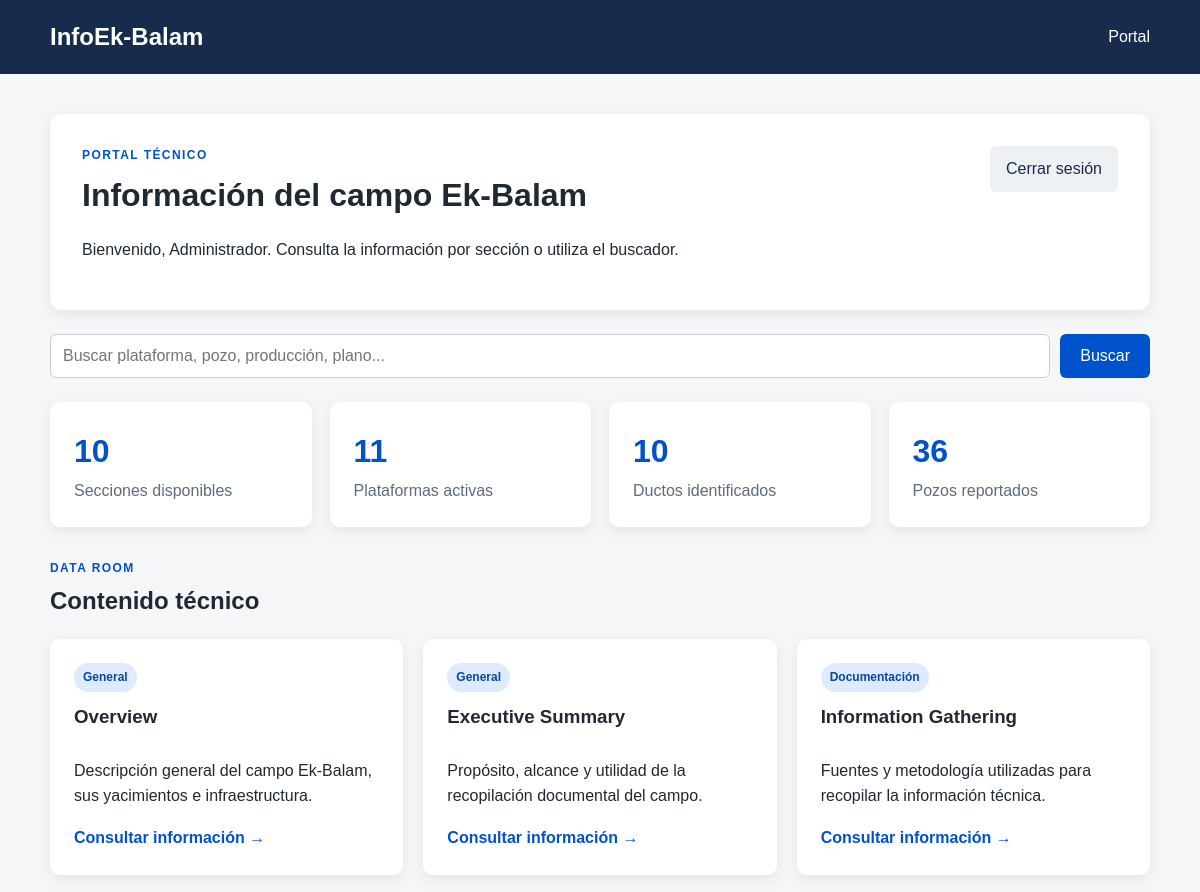
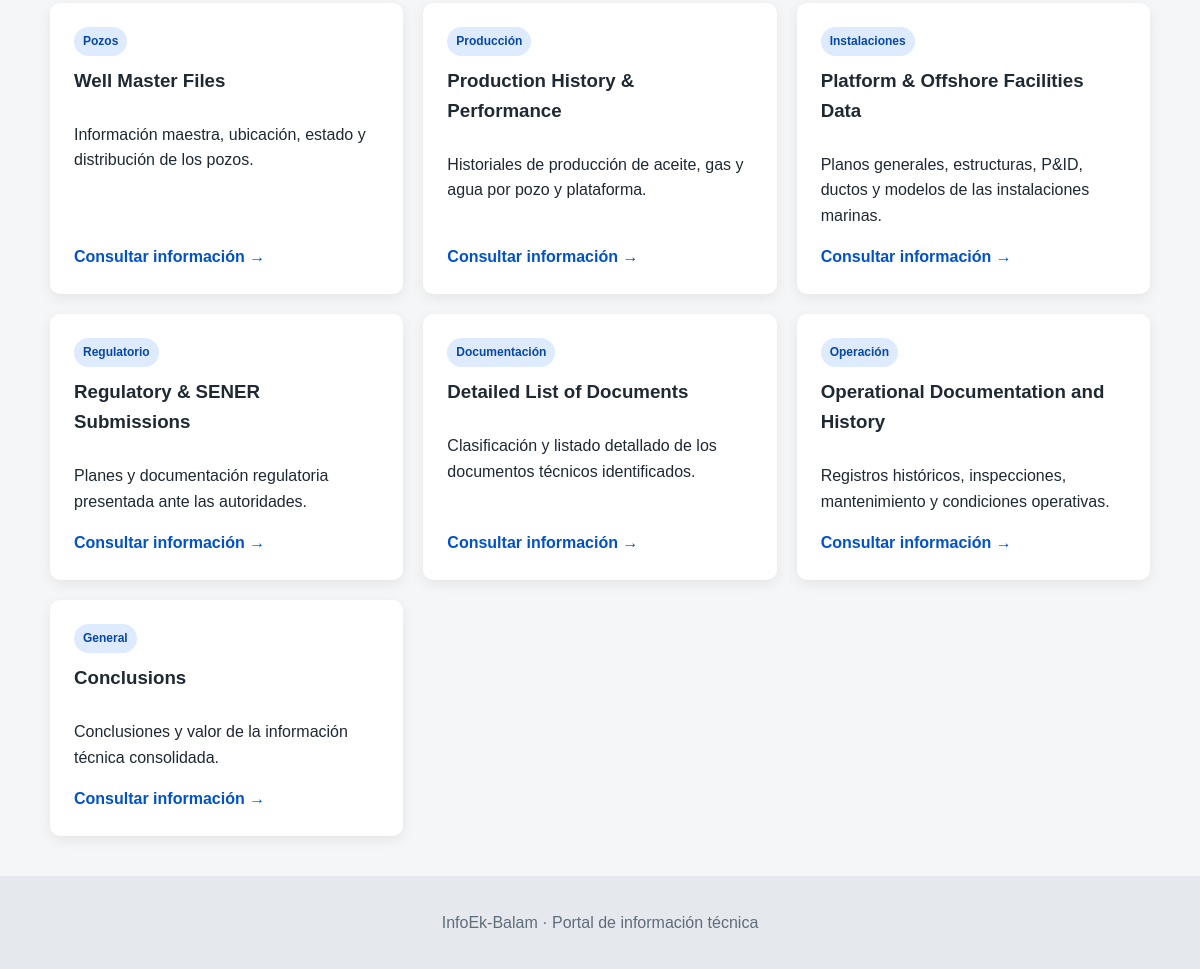
Screenshot of /portal (signed in) with the database file from the repository (2 pictures, top to bottom).
### models.py (models this page shows, shortened)
class Usuario(UserMixin, db.Model):
    __tablename__ = "usuarios"
    id = db.Column(
        db.Integer,
        primary_key=True
    )
    username = db.Column(
        db.String(50),
        unique=True,
        nullable=False
    )
    nombre = db.Column(
        db.String(100),
        nullable=False
    )
    password_hash = db.Column(
        db.String(255),
        nullable=False
    )
    activo = db.Column(
        db.Boolean,
        default=True,
        nullable=False
    )
    @property
    def is_active(self):
        return self.activo

class Contenido(db.Model):
    __tablename__ = "contenidos"
    id = db.Column(
        db.Integer,
        primary_key=True
    )
    slug = db.Column(
        db.String(120),
        unique=True,
        nullable=False
    )
    titulo = db.Column(
        db.String(200),
        nullable=False
    )
    categoria = db.Column(
        db.String(100),
        nullable=False
    )
    resumen = db.Column(
        db.Text,
        nullable=True
    )
    contenido = db.Column(
        db.Text,
        nullable=False
    )
    palabras_clave = db.Column(
        db.Text,
        nullable=True
    )
    orden = db.Column(
        db.Integer,
        default=0,
        nullable=False
    )
    activo = db.Column(
        db.Boolean,
        default=True,
        nullable=False
    )

### app.py (the view)
@app.route("/portal")
@login_required
def portal():
    contenidos = (
        Contenido.query
        .filter_by(activo=True)
        .order_by(Contenido.orden)
        .all()
    )
    total_secciones = len(contenidos)
    return render_template(
        "portal.html",
        contenidos=contenidos,
        total_secciones=total_secciones
    )

### app.py (called while the page is built)
@login_manager.user_loader
def cargar_usuario(usuario_id):
    return db.session.get(
        Usuario,
        int(usuario_id)
    )

### templates/portal.html (shortened to what this page needs)
{% extends "base.html" %}
{% block content %}
<section class="portal-bienvenida">
    <div>
        <p class="etiqueta">PORTAL TÉCNICO</p>
        <h2>Información del campo Ek-Balam</h2>
        <p>
            Bienvenido, {{ current_user.nombre }}.
            Consulta la información por sección o utiliza
            el buscador.
        </p>
    </div>
    <a
        class="boton-secundario"
        href="{{ url_for('logout') }}"
    >
        Cerrar sesión
    </a>
</section>
<section class="buscador-principal">
    <form
        action="{{ url_for('buscar') }}"
        method="GET"
    >
        <input
            type="search"
            id="busqueda"
            name="q"
            placeholder="Buscar plataforma, pozo, producción, plano..."
            required
        >
        <button type="submit">
            Buscar
        </button>
    </form>
</section>
<section class="indicadores">
    <article class="indicador">
        <span class="indicador-numero">
            {{ total_secciones }}
        </span>
        <span class="indicador-texto">
            Secciones disponibles
        </span>
    </article>
    <article class="indicador">
        <span class="indicador-numero">
            11
        </span>
        <span class="indicador-texto">
            Plataformas activas
        </span>
    </article>
    <article class="indicador">
        <span class="indicador-numero">
            10
        </span>
        <span class="indicador-texto">
            Ductos identificados
        </span>
    </article>
    <article class="indicador">
        <span class="indicador-numero">
            36
        </span>
        <span class="indicador-texto">
            Pozos reportados
        </span>
    </article>
</section>
<section class="seccion-contenidos">
    <div class="titulo-seccion">
        <div>
            <p class="etiqueta">DATA ROOM</p>
            <h2>Contenido técnico</h2>
        </div>
    </div>
    <div class="rejilla-contenidos">
        {% for contenido in contenidos %}
            <article class="tarjeta-contenido">
                <span class="categoria">
                    {{ contenido.categoria }}
                </span>
                <h3>
                    {{ contenido.titulo }}
                </h3>
                <p>
                    {{ contenido.resumen }}
                </p>
                <a
                    href="{{ url_for(
                        'ver_contenido',
                        slug=contenido.slug
                    ) }}"
                >
                    Consultar información →
                </a>
            </article>
        {% endfor %}
    </div>
</section>
{% endblock %}

### templates/base.html (shortened to what this page needs)
<!DOCTYPE html>
<html lang="es">
<head>
    <link
        rel="stylesheet"
        href="{{ url_for('static', filename='css/styles.css') }}"
    >
</head>
<body>
    <header class="encabezado">
        <div class="contenedor">
           <h1>
    <a href="{{ url_for('inicio') }}">
        InfoEk-Balam
    </a>
</h1>
            <nav>
                {% if current_user.is_authenticated %}
                <a href="{{ url_for('portal') }}">Portal</a>
                {% endif %}
            </nav>
        </div>
    </header>
    <main class="contenedor contenido-principal">
        {% block content %}
        {% endblock %}
    </main>
    <footer class="pie-pagina">
        <div class="contenedor">
            <p>
                InfoEk-Balam · Portal de información técnica
            </p>
        </div>
    </footer>
</body>
</html>

### static/css/styles.css (style rules this page uses)
* { box-sizing: border-box; }
html { min-height: 100%; }
body { min-height: 100vh; margin: 0; display: flex; flex-direction: column; font-family: Arial, Helvetica, sans-serif; line-height: 1.6; color: #1f2933; background-color: #f4f6f8; }
.contenedor { width: min(1100px, 92%); margin: 0 auto; }
.encabezado { padding: 18px 0; color: white; background-color: #172b4d; }
.encabezado .contenedor { display: flex; align-items: center; justify-content: space-between; gap: 20px; }
.encabezado h1 { margin: 0; font-size: 1.5rem; }
.encabezado a { color: white; text-decoration: none; }
.contenido-principal { flex: 1; padding: 40px 0; }
input { width: 100%; padding: 12px; font-size: 1rem; border: 1px solid #c7ced6; border-radius: 6px; }
button { padding: 12px 20px; color: white; font-size: 1rem; background-color: #0052cc; border: none; border-radius: 6px; cursor: pointer; }
.pie-pagina { padding: 18px 0; text-align: center; color: #5f6c7b; background-color: #e5e9ed; }
.portal-bienvenida { display: flex; align-items: flex-start; justify-content: space-between; gap: 30px; margin-bottom: 24px; padding: 32px; background: white; border-radius: 12px; box-shadow: 0 4px 14px rgb(0 0 0 / 8%); }
.portal-bienvenida h2 { margin: 4px 0 10px; font-size: 2rem; }
.etiqueta { margin: 0; color: #0052cc; font-size: 0.75rem; font-weight: 700; letter-spacing: 0.12em; }
.boton-secundario { display: inline-block; padding: 10px 16px; color: #172b4d; text-decoration: none; background: #eef1f4; border-radius: 6px; }
.buscador-principal { margin-bottom: 24px; }
.buscador-principal form, .formulario-busqueda { display: flex; gap: 10px; }
.buscador-principal input, .formulario-busqueda input { flex: 1; }
.indicadores { display: grid; grid-template-columns: repeat(4, 1fr); gap: 18px; margin-bottom: 32px; }
.indicador { padding: 24px; background: white; border-radius: 10px; box-shadow: 0 4px 14px rgb(0 0 0 / 7%); }
.indicador-numero { display: block; color: #0052cc; font-size: 2rem; font-weight: 700; }
.indicador-texto { color: #5f6c7b; }
.titulo-seccion { margin-bottom: 18px; }
.titulo-seccion h2 { margin: 4px 0 0; }
.rejilla-contenidos { display: grid; grid-template-columns: repeat(3, 1fr); gap: 20px; }
.tarjeta-contenido { display: flex; flex-direction: column; padding: 24px; background: white; border-radius: 10px; box-shadow: 0 4px 14px rgb(0 0 0 / 7%); }
.tarjeta-contenido h3 { margin: 10px 0; }
.tarjeta-contenido p { flex: 1; }
.tarjeta-contenido a { color: #0052cc; font-weight: 700; text-decoration: none; }
.categoria { display: inline-block; width: fit-content; padding: 5px 9px; color: #0747a6; font-size: 0.75rem; font-weight: 700; background: #deebff; border-radius: 20px; }

### rows the page displays
Usuario: nombre "Administrador"
Contenido: categoria "General", titulo "Overview", resumen "Descripción general del campo Ek-Balam, sus yacimientos e infraestructura."
Contenido: categoria "General", titulo "Executive Summary", resumen "Propósito, alcance y utilidad de la recopilación documental del campo."
Contenido: categoria "Documentación", titulo "Information Gathering", resumen "Fuentes y metodología utilizadas para recopilar la información técnica."
Contenido: categoria "Pozos", titulo "Well Master Files", resumen "Información maestra, ubicación, estado y distribución de los pozos."
Contenido: categoria "Producción", titulo "Production History & Performance", resumen "Historiales de producción de aceite, gas y agua por pozo y plataforma."
Contenido: categoria "Instalaciones", titulo "Platform & Offshore Facilities Data", resumen "Planos generales, estructuras, P&ID, ductos y modelos de las instalaciones marinas."
Contenido: categoria "Regulatorio", titulo "Regulatory & SENER Submissions", resumen "Planes y documentación regulatoria presentada ante las autoridades."
Contenido: categoria "Documentación", titulo "Detailed List of Documents", resumen "Clasificación y listado detallado de los documentos técnicos identificados."
Contenido: categoria "Operación", titulo "Operational Documentation and History", resumen "Registros históricos, inspecciones, mantenimiento y condiciones operativas."
Contenido: categoria "General", titulo "Conclusions", resumen "Conclusiones y valor de la información técnica consolidada."

### other values shown
{{ total_secciones }} "10"
